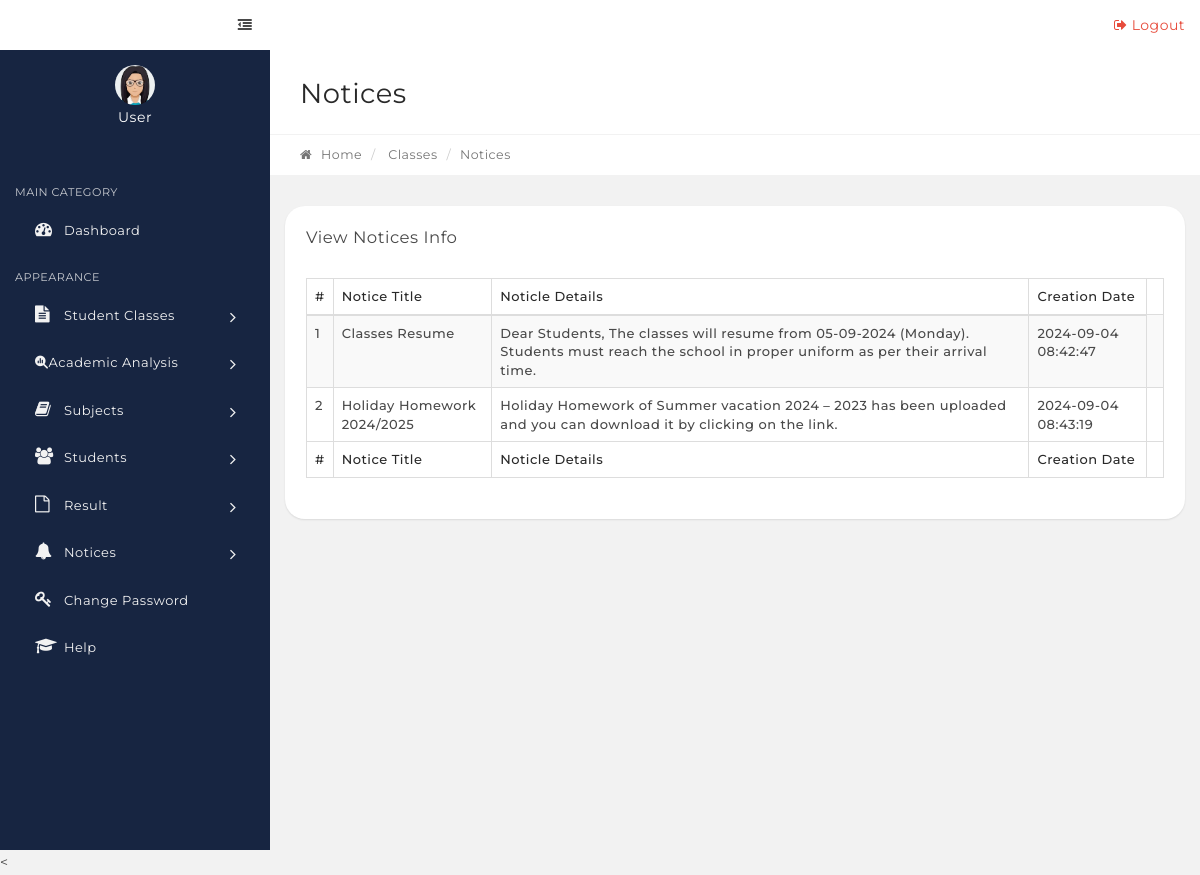
The page /srf/teacher-view-notice.php on the database its author committed.
### tables this page shows
CREATE TABLE `tblnotice` (
  `id` int(11) NOT NULL,
  `noticeTitle` varchar(255) DEFAULT NULL,
  `noticeDetails` mediumtext,
  `postingDate` timestamp NULL DEFAULT CURRENT_TIMESTAMP
);

### srf/teacher-view-notice.php (the view, shortened to what this page needs)
<?php
include('includes/config.php');
if(strlen($_SESSION['alogin'])==""){
header("Location: index.php");
}else{
?>
<link rel="stylesheet" type="text/css" href="assets/js/DataTables/datatables.min.css"/>
   <?php include('includes/topbar.php');?>
            <div class="content-wrapper">
                <div class="content-container">
<?php include('teacher-dashboard-leftbar.php');?>
                    <div class="main-page">
                        <div class="container-fluid">
                            <div class="row page-title-div">
                                <div class="col-md-6">
                                    <h2 class="title">Notices</h2>
                                </div>
                            </div>
                            <div class="row breadcrumb-div">
                                <div class="col-md-6">
                                    <ul class="breadcrumb">
            							<li><a href="dashboard.php"><i class="fa fa-home"></i> Home</a></li>
                                        <li> Classes</li>
            							<li class="active">Notices</li>
            						</ul>
                                </div>
                            </div>
                        </div>
                        <section class="section">
                            <div class="container-fluid">
                                <div class="row">
                                    <div class="col-md-12">
                                        <div class="panel">
                                            <div class="panel-heading">
                                                <div class="panel-title">
                                                    <h5>View Notices Info</h5>
                                                </div>
                                            </div>
                                            <div class="panel-body p-20">
                                                <table id="example" class="display table table-striped table-bordered" cellspacing="0" width="100%">
                                                    <thead>
                                                        <tr>
                                                            <th>#</th>
                                                            <th>Notice Title</th>
                                                            <th>Noticle Details</th>
                                                            <th>Creation Date</th>
                                                        </tr>
                                                    </thead>
                                                    <tfoot>
                                                        <tr>
                                                          <th>#</th>
                                                            <th>Notice Title</th>
                                                            <th>Noticle Details</th>
                                                            <th>Creation Date</th>
                                                        </tr>
                                                    </tfoot>
                                                    <tbody>
<?php $sql = "SELECT * from tblnotice";
$query = $dbh->prepare($sql);
$query->execute();
$results=$query->fetchAll(PDO::FETCH_OBJ);
$cnt=1;
if($query->rowCount() > 0)
{
foreach($results as $result)
{   ?>
<tr>
 <td><?php echo htmlentities($cnt);?></td>
                                                            <td><?php echo htmlentities($result->noticeTitle);?></td>
                                                            <td><?php echo htmlentities($result->noticeDetails);?></td>
                                                            <td><?php echo htmlentities($result->postingDate);?></td>
<td>
</td>
</tr>
<?php $cnt=$cnt+1;}} ?>
                                                    </tbody>
                                                </table>
                                            </div>
                                        </div>
                                    </div>
                                                </div>
                                            </div>
                                        </div>
                                    </div>
                                </div>
<?php include('includes/footer.php');?>
<?php } ?>

### rows shown on the page
tblnotice: noticeTitle "Classes Resume", noticeDetails "Dear Students, The classes will resume from 05-09-2024 (Monday). Students must reach the school in proper uniform as per their arrival time.", postingDate "2024-09-04 08:42:47"
tblnotice: noticeTitle "Holiday Homework 2024/2025", noticeDetails "Holiday Homework of Summer vacation 2024 – 2023 has been uploaded and you can download it by clicking on the link.", postingDate "2024-09-04 08:43:19"
